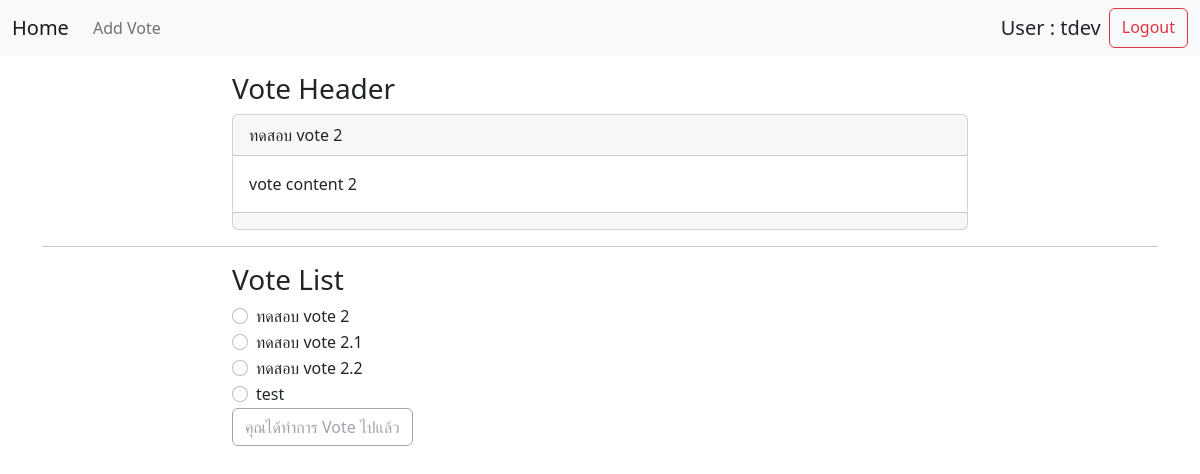
Screenshot of /pages/votedetail.php?voteid=2 (signed in) with the database file from the repository.
### tables this page shows
CREATE TABLE `votes` (
  `vm_id` int(10) NOT NULL,
  `vm_name` varchar(1000) NOT NULL,
  `vm_content` varchar(250) NOT NULL,
  `vm_img` varchar(100) DEFAULT NULL,
  `vm_own` int(10) NOT NULL,
  `vm_status` int(1) NOT NULL DEFAULT 1,
  `vm_timestamp` timestamp NOT NULL DEFAULT current_timestamp()
);

CREATE TABLE `votes_option` (
  `vo_id` int(10) NOT NULL,
  `vo_name` varchar(100) NOT NULL,
  `vo_ownvm` int(10) NOT NULL,
  `vo_status` int(1) NOT NULL DEFAULT 1,
  `vo_timestamp` timestamp NOT NULL DEFAULT current_timestamp()
);

### services/functions/vote_single.php (called while the page is built)
<?php
$voteid = $_GET['voteid'];
$query_vote = "SELECT * FROM votes WHERE vm_id = $voteid ";
$query_vote = mysqli_query($conn, $query_vote);
$vote = mysqli_fetch_assoc($query_vote);

### services/functions/vote_option.php (called while the page is built)
<?php
$vm_id  = $_GET['voteid'];
$query_vote_option = "SELECT * FROM votes_option WHERE vo_ownvm = $vm_id";
$result_vote_option = mysqli_query($conn, $query_vote_option);

### services/functions/securecheckvote.php (called while the page is built)
<?php
$vm_id = $vote['vm_id'];
$userid = $_SESSION['userid'];
$query_check_vs_select = "SELECT * FROM votes_stats WHERE vs_own = $userid AND vs_ownvm = $vm_id";
$result_check_vs_select = mysqli_query($conn, $query_check_vs_select);

### pages/votedetail.php (the view, shortened to what this page needs)
<?php
include('./../services/connect.php');
require_once("./../services/functions/vote_single.php");
require_once("./../services/functions/securecheckvote.php");
?>
<!DOCTYPE html>
<html lang="en">
<head>
  <link rel="stylesheet" href="./../bs5/css/bootstrap.min.css">
</head>
<body>
  <?php include('./components/navbar.php') ?>
  <div class="container mt-3">
    <div class="row">
      <div class="col-2"></div>
      <div class="col-8">
        <h3>Vote Header</h3>
        <div class="card">
          <div class="card-header"> <?= $vote['vm_name'] ?></div>
          <div class="card-body">
            <p class="card-text"><?= $vote['vm_content'] ?></p>
          </div>
          <div class="card-footer">
          </div>
        </div>
      </div>
      <div class="col-2"></div>
    </div>
    <hr>
    <div class="row">
      <div class="col-2"></div>
      <div class="col-8">
        <h3>Vote List</h3>
        <form action="./../services/vote.php" method="post">
          <?php
          require_once('./../services/functions/vote_option.php');
          while ($result_vote_option_fetch = mysqli_fetch_assoc($result_vote_option)) { ?>
          <div class="form-check">
            <input type="radio" class="form-check-input" name="vs_select"
              value="<?= $result_vote_option_fetch['vo_id'] ?>">
            <label for="" class="form-check-label"><?= $result_vote_option_fetch['vo_name'] ?></label>
          </div>
          <?php  } ?>
          <?php if (mysqli_num_rows($result_check_vs_select) == 0) { ?>
          <input type="submit" name="submit_vs_select" value="ยืนยัน Vote" class="btn btn-outline-warning">
          <?php } else {  ?>
          <input type="submit" name="submit_vs_select" value="คุณได้ทำการ Vote ไปแล้ว" class="btn btn-outline-secondary"
            disabled>
          <?php  } ?>
        </form>
      </div>
      <div class="col-2"></div>
    </div>
  </div>
</body>
</html>

### pages/components/navbar.php
<nav class="navbar navbar-expand-lg navbar-light bg-light">
  <div class="container-fluid">
    <a href="./homepage.php" class="navbar-brand">Home</a>
    <div class="collapse navbar-collapse">
      <ul class="navbar-nav">
        <li class="nav-item"><a href="./vote.php" class="nav-link">Add Vote</a></li>
      </ul>
    </div>
    <div class="d-flex">
      <h5 class="m-2">User : <?= $_SESSION['username'] ?></h5>
      <a href="./../services/logout.php" class="btn btn-outline-danger">Logout</a>
    </div>
  </div>
</nav>

### rows the page displays
votes: vm_name "ทดสอบ vote 2", vm_content "vote content 2"
votes_option: vo_name "ทดสอบ vote 2"
votes_option: vo_name "ทดสอบ vote 2.1"
votes_option: vo_name "ทดสอบ vote 2.2"
votes_option: vo_name "test"

### other values shown
$_SESSION['username'] "tdev"
